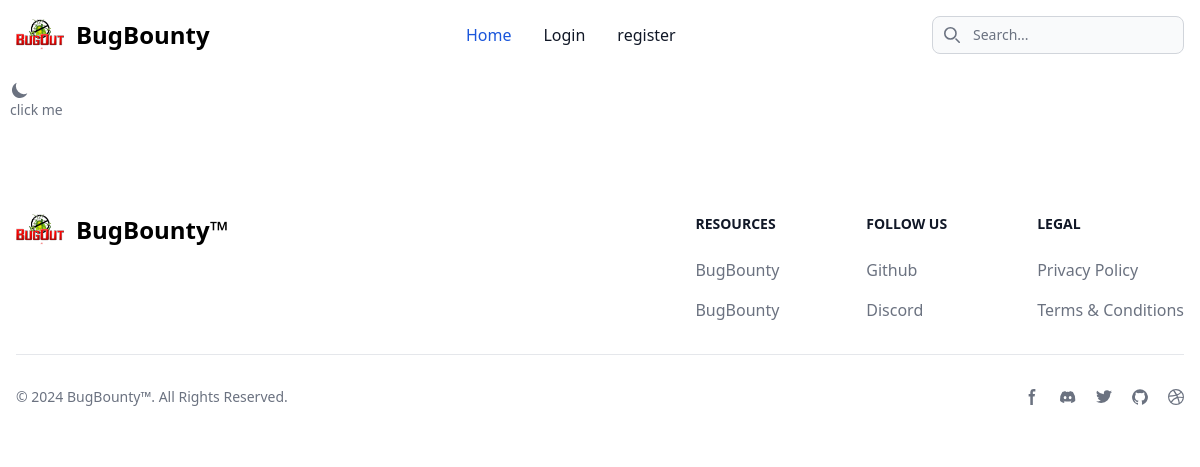
The app's page /publicprofile/rajeev/, older data.
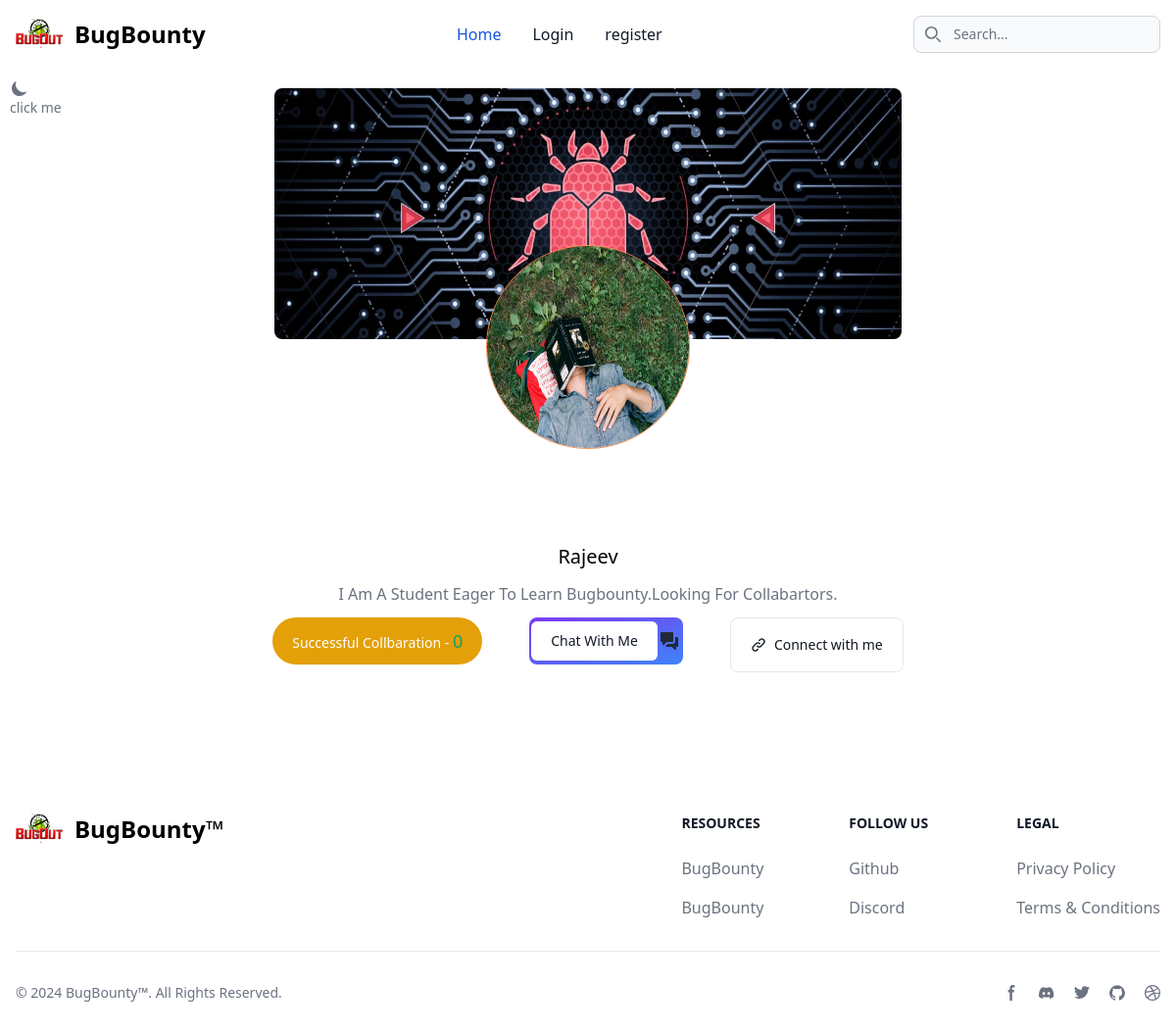
The same page, newer data.
### app/models.py (models this page shows)
class UserProfile(models.Model):
    user = models.ForeignKey(User, on_delete=models.CASCADE)
    username=models.CharField( max_length=150)
    profilepicture = models.ImageField(
        upload_to='images', height_field=None, width_field=None, max_length=None)
    banner = models.ImageField(
        upload_to='images', height_field=None, width_field=None, max_length=None, blank=True)
    about = models.TextField()
    collabs = models.IntegerField(default=0, null=True, blank=True)
    bugcrowd = models.CharField(max_length=150, blank=True)
    twitter = models.CharField(max_length=150, blank=True)
    fb = models.CharField(max_length=150, blank=True)
    insta = models.CharField(max_length=150, blank=True)
    phone = models.BigIntegerField(blank=True)

### app/views.py (the view)
# urls.py: path('publicprofile/<str:username>/',viewPublicProfile, name='publicprofile')
def viewPublicProfile(request,username):
    query=UserProfile.objects.filter(username=username)
    return render(request,'publicprofile.html',{"query":query})

### app/templates/publicprofile.html (shortened to what this page needs)
{% extends 'base.html' %}
{% load static %}
{% block content %} {% for data in query %}
<div class="mt-5 dark:bg-dark w-auto flex flex-col justify-center items-center">
  <div class="flex justify-center items-center">
    {% if data.banner %}
    <img
      src="{{data.banner.url}}"
      alt=""
      class="h-64 w-auto md:w-[40rem] rounded-lg object-fill border border-dotted"
    />
    {% else %}
    <img
      src="{% static 'images/wallpaper.jpg' %}"
      alt=""
      class="h-64 w-auto md:w-[40rem] rounded-lg"
    />
    {% endif %}
  </div>
  <div class="flex justify-center items-start relative bottom-24 z-10">
    {% if data.profilepicture %}
    <img
      src="{{data.profilepicture.url}}"
      alt=""
      class="w-52 h-52 border border-orange-400 rounded-full object-fill cursor-pointer"
    />
    {% else %}
    <img
      src="{% static 'images/profilepic.webp' %}"
      alt=""
      class="w-52 h-52 border border-orange-400 rounded-full object-fill cursor-pointer"
    />
    {% endif %}
  </div>
  <div class="dark:text-white flex flex-col justify-center items-center">
    <h1 class="text-xl capitalize hover:text-orange-400 cursor-pointer">
      {{data.username}}
    </h1>
    <p
      class="mb-3 capitalize rtl:text-right text-gray-500 dark:text-gray-400 mt-3 text-justify"
    >
      {{data.about}}
    </p>
    <div class="flex gap-10">
      <button
        type="button"
        class="text-white bg-yellow-400 hover:bg-yellow-500 focus:outline-none focus:ring-4 focus:ring-yellow-300 font-medium rounded-full text-sm px-5 py-2.5 text-center me-2 mb-2 dark:focus:ring-yellow-900"
      >
        Successful Collbaration -
        <span class="text-green-500 text-lg">{{data.collabs}}</span>
      </button>
      <button
        class="relative inline-flex items-center justify-center p-0.5 mb-2 me-2 overflow-hidden text-sm font-medium text-gray-900 rounded-lg group bg-gradient-to-br from-purple-600 to-blue-500 group-hover:from-purple-600 group-hover:to-blue-500 hover:text-white dark:text-white focus:ring-4 focus:outline-none focus:ring-blue-300 dark:focus:ring-blue-800"
      >
        <span
          class="relative px-5 py-2.5 transition-all ease-in duration-75 bg-white dark:bg-gray-900 rounded-md group-hover:bg-opacity-0"
        >
          Chat With Me
        </span>
      </button>
      <button
        type="button"
        data-modal-target="crypto-modal"
        data-modal-toggle="crypto-modal"
        class="text-gray-900 bg-white hover:bg-gray-100 border border-gray-200 focus:ring-4 focus:outline-none focus:ring-gray-100 font-medium rounded-lg text-sm px-5 py-2.5 text-center inline-flex items-center dark:focus:ring-gray-600 dark:bg-gray-800 dark:border-gray-700 dark:text-white dark:hover:bg-gray-700"
      >
        Connect with me
      </button>
    </div>
  </div>
</div>
{% endfor %} {% endblock content %}

### app/templates/base.html (shortened to what this page needs)
{% load compress %} {% load static %}
<!DOCTYPE html>
<html lang="en">
  <head>
    {% compress css %}
    <link rel="stylesheet" href="{% static 'src/output.css' %}" />
    {% endcompress %}
    <link rel="stylesheet" href="https://cdnjs.cloudflare.com/ajax/libs/font-awesome/6.5.1/css/all.min.css" />
  </head>
  <body class="bg-white dark:bg-black">
    <nav class="bg-white border-gray-200 dark:bg-gray-900">
      <div
        class="max-w-screen-xl flex flex-wrap items-center justify-between mx-auto p-4"
      >
        <a
          href="{% url "index" %}"
          class="flex items-center space-x-3 rtl:space-x-reverse"
        >
          <img
            src="{% static 'images/logo.png' %}"
            class="h-8"
            alt="Flowbite Logo"
          />
          <span
            class="self-center text-2xl font-semibold whitespace-nowrap dark:text-white"
            >BugBounty</span
          >
        </a>
        <div class="flex md:order-2">
          <div class="relative hidden md:block">
            <div
              class="absolute inset-y-0 start-0 flex items-center ps-3 pointer-events-none"
            >
            </div>
            <input
              type="text"
              id="search-navbar"
              class="block w-full p-2 ps-10 text-sm text-gray-900 border border-gray-300 rounded-lg bg-gray-50 focus:ring-blue-500 focus:border-blue-500 dark:bg-gray-700 dark:border-gray-600 dark:placeholder-gray-400 dark:text-white dark:focus:ring-blue-500 dark:focus:border-blue-500"
              placeholder="Search..."
            />
          </div>
        </div>
        <div
          class="items-center justify-between hidden w-full md:flex md:w-auto md:order-1"
          id="navbar-search"
        >
          <ul
            class="flex flex-col p-4 md:p-0 mt-4 font-medium border border-gray-100 rounded-lg bg-gray-50 md:space-x-8 rtl:space-x-reverse md:flex-row md:mt-0 md:border-0 md:bg-white dark:bg-gray-800 md:dark:bg-gray-900 dark:border-gray-700"
          >
            <li>
              <a
                href="{% url "index" %}"
                class="block py-2 px-3 text-white bg-blue-700 rounded md:bg-transparent md:text-blue-700 md:p-0 md:dark:text-blue-500"
                aria-current="page"
                >Home</a
              >
            </li>
            {% if request.user.is_authenticated %}
            <li>
              <a
                href="{% url "userprofile" %}"
                class="block py-2 px-3 text-gray-900 rounded hover:bg-gray-100 md:hover:bg-transparent md:hover:text-blue-700 md:p-0 md:dark:hover:text-blue-500 dark:text-white dark:hover:bg-gray-700 dark:hover:text-white md:dark:hover:bg-transparent dark:border-gray-700"
                >User Profile</a
              >
            </li>
            <li>
              <a
                href="{% url "logout" %}"
                class="block py-2 px-3 text-gray-900 rounded hover:bg-gray-100 md:hover:bg-transparent md:hover:text-blue-700 md:p-0 dark:text-white md:dark:hover:text-blue-500 dark:hover:bg-gray-700 dark:hover:text-white md:dark:hover:bg-transparent dark:border-gray-700"
                >Logout</a
              >
            </li>
            {% else %}
            <li>
              <a
                href="{% url "login" %}"
                class="block py-2 px-3 text-gray-900 rounded hover:bg-gray-100 md:hover:bg-transparent md:hover:text-blue-700 md:p-0 md:dark:hover:text-blue-500 dark:text-white dark:hover:bg-gray-700 dark:hover:text-white md:dark:hover:bg-transparent dark:border-gray-700"
                >Login</a
              >
            </li>
            <li>
              <a
                href="{% url "register" %}"
                class="block py-2 px-3 text-gray-900 rounded hover:bg-gray-100 md:hover:bg-transparent md:hover:text-blue-700 md:p-0 dark:text-white md:dark:hover:text-blue-500 dark:hover:bg-gray-700 dark:hover:text-white md:dark:hover:bg-transparent dark:border-gray-700"
                >register</a
              >
            </li>
            {% endif %}
          </ul>
        </div>
      </div>
    </nav>
    <button
      id="theme-toggle"
      type="button"
      class="text-gray-500 fixed z-50 dark:text-gray-400 hover:bg-gray-100 dark:hover:bg-gray-700 focus:outline-none focus:ring-4 focus:ring-gray-200 dark:focus:ring-gray-700 rounded-lg text-sm p-2.5"
    >
      <svg
        id="theme-toggle-dark-icon"
        class="hidden w-5 h-5"
        fill="currentColor"
        viewBox="0 0 20 20"
        xmlns="http://www.w3.org/2000/svg"
      >
        <path
          d="M17.293 13.293A8 8 0 016.707 2.707a8.001 8.001 0 1010.586 10.586z"
        ></path>
      </svg>
      click me
    </button>
    <div class="container mx-auto mt-4">
      {% block content %} {% endblock content %}
    </div>
    <footer class="bg-white dark:bg-gray-900 mt-auto md:mt-28">
      <div class="mx-auto w-full max-w-screen-xl p-4 py-6 lg:py-8">
        <div class="md:flex md:justify-between">
          <div class="mb-6 md:mb-0">
            <a href="{% url "index" %}" class="flex items-center">
              <img
                src="{% static 'images/logo.png' %}"
                class="h-8 me-3"
                alt="FlowBite Logo"
              />
              <span
                class="self-center text-2xl font-semibold whitespace-nowrap dark:text-white"
                >BugBounty™</span
              >
            </a>
          </div>
          <div class="grid grid-cols-2 gap-8 sm:gap-6 sm:grid-cols-3">
            <div>
              <h2
                class="mb-6 text-sm font-semibold text-gray-900 uppercase dark:text-white"
              >
                Resources
              </h2>
              <ul class="text-gray-500 dark:text-gray-400 font-medium">
                <li class="mb-4">
                  <a href="{% url "index" %}" class="hover:underline"
                    >BugBounty</a
                  >
                </li>
                <li>
                  <a href="{% url "index" %}" class="hover:underline"
                    >BugBounty</a
                  >
                </li>
              </ul>
            </div>
            <div>
              <h2
                class="mb-6 text-sm font-semibold text-gray-900 uppercase dark:text-white"
              >
                Follow us
              </h2>
              <ul class="text-gray-500 dark:text-gray-400 font-medium">
                <li class="mb-4">
                  <a
                    href=""
                    class="hover:underline"
                    >Github</a
                  >
                </li>
                <li>
                  <a
                    href=""
                    class="hover:underline"
                    >Discord</a
                  >
                </li>
              </ul>
            </div>
            <div>
              <h2
                class="mb-6 text-sm font-semibold text-gray-900 uppercase dark:text-white"
              >
                Legal
              </h2>
              <ul class="text-gray-500 dark:text-gray-400 font-medium">
                <li class="mb-4">
                  <a href="#" class="hover:underline">Privacy Policy</a>
                </li>
                <li>
                  <a href="#" class="hover:underline">Terms &amp; Conditions</a>
                </li>
              </ul>
            </div>
          </div>
        </div>
        <hr
          class="my-6 border-gray-200 sm:mx-auto dark:border-gray-700 lg:my-8"
        />
        <div class="sm:flex sm:items-center sm:justify-between">
          <span class="text-sm text-gray-500 sm:text-center dark:text-gray-400"
            >© 2024
            <a href="" class="hover:underline">BugBounty™</a
            >. All Rights Reserved.
          </span>
          <div class="flex mt-4 sm:justify-center sm:mt-0">
            <a
              href="#"
              class="text-gray-500 hover:text-gray-900 dark:hover:text-white"
            >
              <svg
                class="w-4 h-4"
                aria-hidden="true"
                xmlns="http://www.w3.org/2000/svg"
                fill="currentColor"
                viewBox="0 0 8 19"
              >
                <path
                  fill-rule="evenodd"
                  d="M6.135 3H8V0H6.135a4.147 4.147 0 0 0-4.142 4.142V6H0v3h2v9.938h3V9h2.021l.592-3H5V3.591A.6.6 0 0 1 5.592 3h.543Z"
                  clip-rule="evenodd"
                />
              </svg>
            </a>
            <a
              href="#"
              class="text-gray-500 hover:text-gray-900 dark:hover:text-white ms-5"
            >
            </a>
            <a
              href="#"
              class="text-gray-500 hover:text-gray-900 dark:hover:text-white ms-5"
            >
            </a>
            <a
              href="#"
              class="text-gray-500 hover:text-gray-900 dark:hover:text-white ms-5"
            >
            </a>
            <a
              href="#"
              class="text-gray-500 hover:text-gray-900 dark:hover:text-white ms-5"
            >
            </a>
          </div>
        </div>
      </div>
    </footer>
  </body>
</html>

Row changes from the older to the newer data that the page shows:
now on this page (row edited): UserProfile: profilepicture (picture), username "Rajeev", about "I Am A Student Eager To Learn Bugbounty.Looking For Collabartors.", collabs "0"
